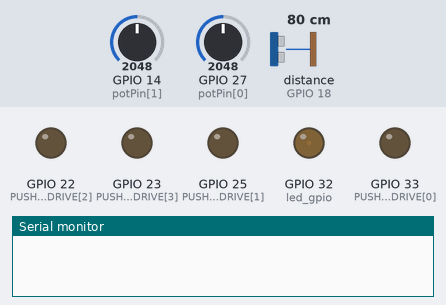
Bench run of a sketch on a simulated ESP32. On the bench: output pins drawn as LEDs (lit = HIGH), the last lines printed to the serial monitor. Wiring (inferred from the names in the program): range finder with pulse-width output: data GPIO 18. The inputs (shaded band) are chosen by the test bench; at power-on: GPIO 14 (potPin[1]) = 2048, GPIO 27 (potPin[0]) = 2048, distance to the obstacle (sensor on GPIO 18) 80 cm.

Above: at 0.1 s.
At 21.97 s:
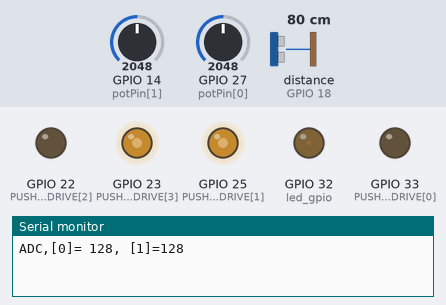
At 30.7 s:
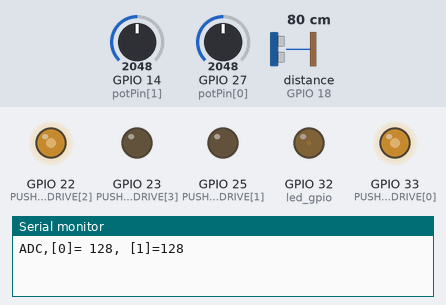
Timing chart, 0 to 40.0 s (numbered marks = the images above):
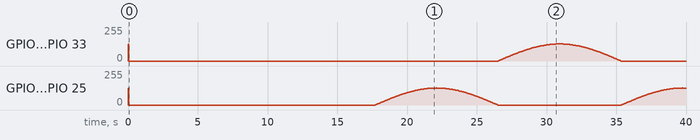

The sketch:

mosfet-pushpull-300Hz-2channel-pot.ino
```cpp
// (licence header left out)
#include <stdint.h>
//pinouts here: https://www.bing.com/images/search?view=detailV2&ccid=L%2bau9S29&id=5019621DC7350272217DF7C36EE9AD869B1CE64D&thid=OIP.L-au9S29i6JYHjCKPQ5WzQHaEk&mediaurl=https%3a%2f%2flastminuteengineers.com%2fwp-content%2fuploads%2f2018%2f08%2fESP32-Development-Board-Pinout.jpg&exph=468&expw=758&q=esp32+arduino+pinout&simid=607997902785809138&ck=FCAD5061950FE300E30F4A7416EE3687&selectedIndex=1&FORM=IRPRST&ajaxhist=0

int32_t     brightness  =   0;  // how bright the LED is
uint8_t     pwm         =   1;

#define SELF_TRIGGERING_IRQ 0
#define MAX_PWM             255
#define MID_PWM             127
const byte  led_gpio      = 32;             // the PWM pin the LED is attached to

const int   DRIVE_PWM[4]      = { 2,  3,  4,   5  };
const int   PUSHPULL_DRIVE[4] = { 33, 25, 22,  23 };
const int   potPin[4]         = { 27, 14, 27,  27 }; // Potentiometer is connected to GPIO 27 (Analog ADC1_CH6)
int         potVal[4]         = { 0,  0,  0,   0  };
int32_t PWM_FEEDBACK_PIN      = 18;

//8-bit representation of a sinewave scaled to 0->255

#define SIN_6_STEP_300Hz    0
#define SIN_8_STEP_400Hz    0
#define SIN_360_STEP_18KHz  1


//6 step
#if SIN_6_STEP_300Hz
#define MODULATING_FREQ         300   // 300Hz
#define MAX_STEPS               6     // discrete signal steps
#define TRANSISTOR_SWITCH_STEP  2     // when to use other transistor bank
int32_t sinetable[]=
{
 0,
 255,
 255,
 0,
 255,
 255,
};
#endif


//8 step
#if SIN_8_STEP_400Hz
#define MODULATING_FREQ         400   // <-- 18KHz is 360 x 50 Hz for American 60Hz use number 21600 instead
#define MAX_STEPS               8     //  one pwm update per degree of mains sine
#define TRANSISTOR_SWITCH_STEP  3     // when to use other transistor bank
int32_t sinetable[]=
{
 0,
 180,
 255,
 180,
 0,
 180,
 255,
 180
};
#endif


//360 step
#if SIN_360_STEP_18KHz
#define MODULATING_FREQ         18000   // <-- 18KHz is 360 x 50 Hz for American 60Hz use number 21600 instead
#define MAX_STEPS               360     //  one pwm update per degree of mains sine
#define TRANSISTOR_SWITCH_STEP  179     // when to use other transistor bank
int32_t sinetable[]=
{
 0 ,
4 ,
8 ,
13  ,
17  ,
22  ,
26  ,
31  ,
35  ,
39  ,
44  ,
48  ,
53  ,
57  ,
61  ,
65  ,
70  ,
74  ,
78  ,
83  ,
87  ,
91  ,
95  ,
99  ,
103 ,
107 ,
111 ,
115 ,
119 ,
123 ,
127 ,
131 ,
135 ,
138 ,
142 ,
146 ,
149 ,
153 ,
156 ,
160 ,
163 ,
167 ,
170 ,
173 ,
177 ,
180 ,
183 ,
186 ,
189 ,
192 ,
195 ,
198 ,
200 ,
203 ,
206 ,
208 ,
211 ,
213 ,
216 ,
218 ,
220 ,
223 ,
225 ,
227 ,
229 ,
231 ,
232 ,
234 ,
236 ,
238 ,
239 ,
241 ,
242 ,
243 ,
245 ,
246 ,
247 ,
248 ,
249 ,
250 ,
251 ,
251 ,
252 ,
253 ,
253 ,
254 ,
254 ,
254 ,
254 ,
254 ,
255 ,
254 ,
254 ,
254 ,
254 ,
254 ,
253 ,
253 ,
252 ,
251 ,
251 ,
250 ,
249 ,
248 ,
247 ,
246 ,
245 ,
243 ,
242 ,
241 ,
239 ,
238 ,
236 ,
234 ,
232 ,
231 ,
229 ,
227 ,
225 ,
223 ,
220 ,
218 ,
216 ,
213 ,
211 ,
208 ,
206 ,
203 ,
200 ,
198 ,
195 ,
192 ,
189 ,
186 ,
183 ,
180 ,
177 ,
173 ,
170 ,
167 ,
163 ,
160 ,
156 ,
153 ,
149 ,
146 ,
142 ,
138 ,
135 ,
131 ,
127 ,
123 ,
119 ,
115 ,
111 ,
107 ,
103 ,
99  ,
95  ,
91  ,
87  ,
83  ,
78  ,
74  ,
70  ,
65  ,
61  ,
57  ,
53  ,
48  ,
44  ,
39  ,
35  ,
31  ,
26  ,
22  ,
17  ,
13  ,
8 ,
4 ,
0 ,
5 ,
9 ,
14  ,
18  ,
23  ,
27  ,
32  ,
36  ,
40  ,
45  ,
49  ,
54  ,
58  ,
62  ,
66  ,
71  ,
75  ,
79  ,
84  ,
88  ,
92  ,
96  ,
100 ,
104 ,
108 ,
112 ,
116 ,
120 ,
124 ,
128 ,
132 ,
136 ,
139 ,
143 ,
147 ,
150 ,
154 ,
157 ,
161 ,
164 ,
168 ,
171 ,
174 ,
178 ,
181 ,
184 ,
187 ,
190 ,
193 ,
196 ,
199 ,
201 ,
204 ,
207 ,
209 ,
212 ,
214 ,
217 ,
219 ,
221 ,
224 ,
226 ,
228 ,
230 ,
232 ,
233 ,
235 ,
237 ,
239 ,
240 ,
242 ,
243 ,
244 ,
246 ,
247 ,
248 ,
249 ,
250 ,
251 ,
252 ,
252 ,
253 ,
254 ,
254 ,
255 ,
255 ,
255 ,
255 ,
255 ,
255 ,
255 ,
255 ,
255 ,
255 ,
255 ,
254 ,
254 ,
253 ,
252 ,
252 ,
251 ,
250 ,
249 ,
248 ,
247 ,
246 ,
244 ,
243 ,
242 ,
240 ,
239 ,
237 ,
235 ,
233 ,
232 ,
230 ,
228 ,
226 ,
224 ,
221 ,
219 ,
217 ,
214 ,
212 ,
209 ,
207 ,
204 ,
201 ,
199 ,
196 ,
193 ,
190 ,
187 ,
184 ,
181 ,
178 ,
174 ,
171 ,
168 ,
164 ,
161 ,
157 ,
154 ,
150 ,
147 ,
143 ,
139 ,
136 ,
132 ,
128 ,
124 ,
120 ,
116 ,
112 ,
108 ,
104 ,
100 ,
96  ,
92  ,
88  ,
84  ,
79  ,
75  ,
71  ,
66  ,
62  ,
58  ,
54  ,
49  ,
45  ,
40  ,
36  ,
32  ,
27  ,
23  ,
18  ,
14  ,
9 ,
5 ,
1 ,
};
#endif


int32_t readPot = 0;
int32_t ctr=0;
/**
 * @brief IRAM_ATTR
 * An interrupt service routine that runs whenever a rising edge is detected on
 * the feedback I/O pin. We generate a PWM pulse at 18KHz for 50Hz, or 21.6Khz
 * for a 60Hz pulse. the PWM output pin is fed back into the chip as an
 * interrupt and we retrigger from it.
 * Every time an interrupt is received we load in the next PWM value from the
 * sine table. this allows each degree of the 50 or 60Hz waveform to have a
 * separate pulse associated with it
 */
void IRAM_ATTR isr()
{

  ///
  /// 1. Compute next PWM register value
  ///
  int32_t val[2];
  val[0] = (sinetable[ctr] * potVal[0]) / MAX_PWM ;   //scale the sine table
  val[1] = (sinetable[ctr] * potVal[1]) / MAX_PWM ;   //scale the sine table


  ///
  /// 2. select which transitor bank to use
  ///
  if(ctr>TRANSISTOR_SWITCH_STEP)
  {
    ledcWrite(DRIVE_PWM[0],   val[0]);                  //signal to mosfet gate
    ledcWrite(DRIVE_PWM[1],   0);                       //signal to mosfet gate
    //
    ledcWrite(DRIVE_PWM[2],   val[1]);                  //signal to mosfet gate
    ledcWrite(DRIVE_PWM[3],   0);                       //signal to mosfet gate
  }
  else
  {
    ledcWrite(DRIVE_PWM[0],   0);                       //signal to mosfet gate
    ledcWrite(DRIVE_PWM[1],   val[0]);                  //signal to mosfet gate
    //
    ledcWrite(DRIVE_PWM[2],   0);                       //signal to mosfet gate
    ledcWrite(DRIVE_PWM[3],   val[1]);                  //signal to mosfet gate
  }


  ///
  /// 3. increment counter
  ///
  ctr += 1;
  if(ctr==MAX_STEPS)
  {
    ctr     = 0;
    readPot = 1;                                    //allow amplitude to change
  }


  ///
  /// 4. self triggering interrupt (mandatory, it just has to have some non-zero value)
  ///
  ledcWrite(SELF_TRIGGERING_IRQ, 1);                // set the brightness of the LED

}


/**
 * @brief setup
 * the setup routine runs once when you press reset:
 */
void setup() {


  // Initialize channels
  // channels 0-15, resolution 1-16 bits, freq limits depend on resolution
  // ledcSetup(uint8_t channel, uint32_t freq, uint8_t resolution_bits);
  ledcSetup(SELF_TRIGGERING_IRQ,    MODULATING_FREQ, 8);                 // 18 kHz PWM, 8-bit resolution
  ledcSetup(DRIVE_PWM[0],           MODULATING_FREQ, 8);                 // 18 kHz PWM, 8-bit resolution
  ledcSetup(DRIVE_PWM[1],           MODULATING_FREQ, 8);                 // 18 kHz PWM, 8-bit resolution
  ledcSetup(DRIVE_PWM[2],           MODULATING_FREQ, 8);                 // 18 kHz PWM, 8-bit resolution
  ledcSetup(DRIVE_PWM[3],           MODULATING_FREQ, 8);                 // 18 kHz PWM, 8-bit resolution

  ledcAttachPin(led_gpio,           SELF_TRIGGERING_IRQ); // assign a led pins to a channel
  ledcAttachPin(PUSHPULL_DRIVE[0],  DRIVE_PWM[0]);
  ledcAttachPin(PUSHPULL_DRIVE[1],  DRIVE_PWM[1]);
  ledcAttachPin(PUSHPULL_DRIVE[2],  DRIVE_PWM[2]);
  ledcAttachPin(PUSHPULL_DRIVE[3],  DRIVE_PWM[3]);


  pinMode(PWM_FEEDBACK_PIN,         INPUT_PULLDOWN);
  attachInterrupt(PWM_FEEDBACK_PIN, isr, RISING);                     //this is wired to the PWM output

  ledcWrite(SELF_TRIGGERING_IRQ,    pwm);                               //signal to mosfet gate
  ledcWrite(DRIVE_PWM[0],           MID_PWM);                           //signal to mosfet gate
  ledcWrite(DRIVE_PWM[1],           MID_PWM);                           //signal to mosfet gate
  ledcWrite(DRIVE_PWM[2],           MID_PWM);                           //signal to mosfet gate
  ledcWrite(DRIVE_PWM[3],           MID_PWM);                           //signal to mosfet gate
  Serial.begin(115200);

}


/**
 * @brief loop
 * Shall read ADC value and allow user to modify PWM amplitude by means of
 * potentiometer. We scale the SPWM in fact, allowing a synthesised lower voltage
 */
void loop() {
  //readPot = 1;
  if(readPot)
  {
    readPot = 0;

    potVal[0] = analogRead(potPin[0])/16;  //scale to 255 range //https://randomnerdtutorials.com/esp32-adc-analog-read-arduino-ide/
    potVal[1] = analogRead(potPin[1])/16;  //scale to 255 range
    Serial.printf("ADC,[0]= %u, [1]=%u\n", potVal[0],potVal[1]);
  }
}
```
